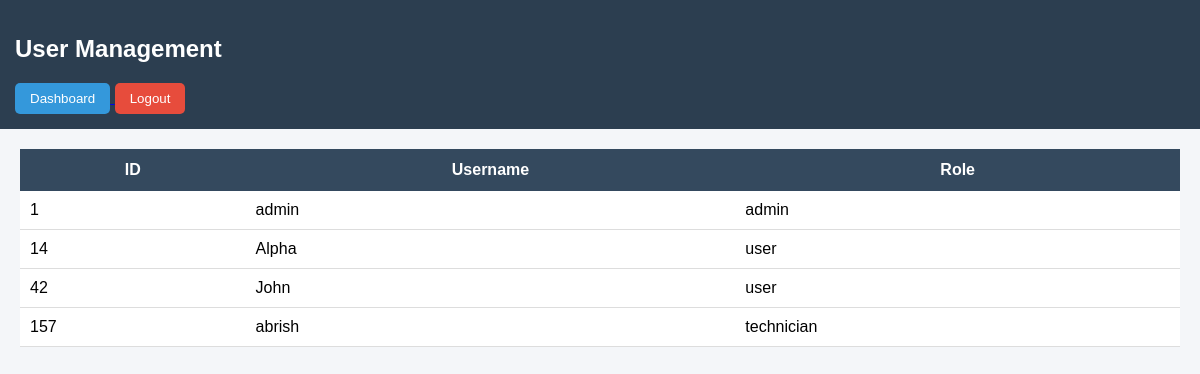
Before: /admin-users (signed in) with the older database file.
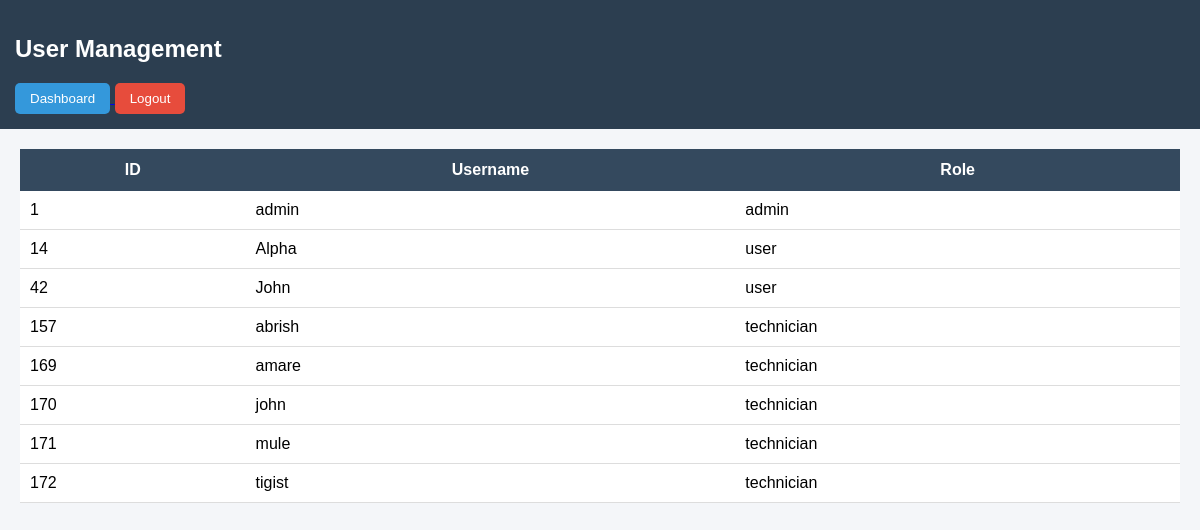
After: the same page with the newer database file.
### tables this page shows
CREATE TABLE users (
        id INTEGER PRIMARY KEY AUTOINCREMENT,
        username TEXT UNIQUE NOT NULL,
        password TEXT NOT NULL,
        role TEXT DEFAULT 'user'
    );

### app.py (the view)
@app.route("/admin-users")
def admin_users():
    if session.get("role") != "admin":
        return "Access Denied"
    conn = sqlite3.connect(DB_PATH)
    cursor = conn.cursor()
    cursor.execute("""
        SELECT id, username, role
        FROM users
    """)
    users = cursor.fetchall()
    conn.close()
    return render_template(
        "admin_users.html",
        users=users
    )

### templates/admin_users.html (shortened to what this page needs)
<!DOCTYPE html>
<html>
<head>
</head>
<body>
<div class="header">
<h2>User Management</h2>
<a href="/dashboard">
    <button class="btn home">
        Dashboard
    </button>
</a>
<a href="/logout">
    <button class="btn logout">
        Logout
    </button>
</a>
</div>
<div class="container">
<table>
<tr>
    <th>ID</th>
    <th>Username</th>
    <th>Role</th>
</tr>
{% for user in users %}
<tr>
    <td>{{ user[0] }}</td>
    <td>{{ user[1] }}</td>
    <td>{{ user[2] }}</td>
</tr>
{% endfor %}
</table>
</div>
</body>
</html>

### templates/admin_users.html (style rules this page uses)
body { font-family:Arial; background:#f4f6f9; margin:0; }
.header { background:#2c3e50; color:white; padding:15px; }
.container { padding:20px; }
table { width:100%; border-collapse:collapse; background:white; }
th { background:#34495e; color:white; padding:12px; }
td { padding:10px; border-bottom:1px solid #ddd; }
.btn { padding:8px 15px; border:none; cursor:pointer; border-radius:5px; }
.home { background:#3498db; color:white; }
.logout { background:#e74c3c; color:white; }

Changed rows visible on the page:
added users: id "169", username "amare", role "technician"
added users: id "170", username "john", role "technician"
added users: id "171", username "mule", role "technician"
added users: id "172", username "tigist", role "technician"
